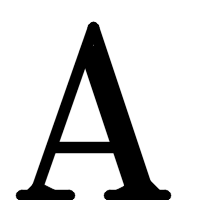
#> input picture data/data10/A0.png, 200 x 200 px
$ python NS_Hopfield.py
#> lines starting #> are read from the running program, lines starting #| are printed output that depends on the picture; after the words box and inside, x2 and y2 are one past the last pixel; in counts of white or black regions, pixels touching at a corner belong together
import numpy as np
import matplotlib.pyplot as plt
import os
from PIL import Image

class HopfieldNetwork:
    def __init__(self, num_neurons):
        self.num_neurons = num_neurons
        self.weights = np.zeros((num_neurons, num_neurons))

    def train(self, patterns):
        """Train the Hopfield network using Hebbian learning."""
        num_patterns = len(patterns)
        for p in patterns:
            p = p.reshape(-1, 1)  # Convert pattern to column vector
            self.weights += np.dot(p, p.T)
        # Remove self-connections
        np.fill_diagonal(self.weights, 0)

    # [12 lines of commented-out code are left out]
    def predict(self, input_pattern, max_iterations=10):
        """Predict the output for a given input pattern."""
        input_pattern = input_pattern.copy()

        print("Initial pattern:")
        self.display_pattern(input_pattern)  # Показываем начальное состояние

        for iteration in range(max_iterations):
            prev_pattern = input_pattern.copy()
            for i in range(self.num_neurons):
                input_sum = np.dot(self.weights[i], input_pattern)
                input_pattern[i] = 1 if input_sum > 0 else -1
                if (( i + 1) % 100 ==0):
                    print(f"\nIteration {i + 1}:")
                    self.display_pattern(input_pattern)  # Показываем состояние после итерации

            # Если паттерн стабилизировался, выходим
            if np.array_equal(input_pattern, prev_pattern):
                print(f"\nPattern stabilized at iteration {iteration + 1}")
                break

        return input_pattern

    def convert_image_to_pattern(self, image_path):
        """Convert an image to a binary pattern."""
#> called with image_path = 'data/data10/A0.png'
        image = Image.open(image_path).convert('L')
#> image is the input picture: PIL image 200x200 L; min 0, max 255, mean 204.5
        image = image.resize((28, 28))  # Ensure the image size is 28x28
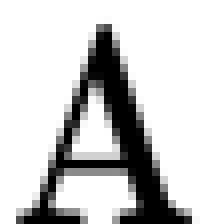
#> image: PIL image 28x28 L (shown 8 times larger); min 0, max 255, mean 204.3
        pattern = np.array(image).flatten()
#> pattern = 784 values, max 255 at index 0, min 0 at index 125, mean 204.3
        # Normalize to +1 and -1
        pattern = np.where(pattern > 128, 1, -1)
#> pattern = 784 values, max 1 at index 0, min -1 at index 96, mean 0.622
        return pattern

    def display_pattern(self, pattern):
        """Display the pattern as an image."""
        pattern = pattern.reshape(28, 28)
        plt.imshow(pattern, cmap='gray')
        plt.show()

# Load sample images (ensure they are in the correct format and path)
letter_images = {
    'A': ['data/data10/A0.png'],
    'B': ['data/data10/B0.png'],
    'C': ['data/data10/C0.png'],
}

# Initialize the Hopfield network with enough neurons
num_neurons = 28 * 28  # 784 neurons for 28x28 image
hopfield = HopfieldNetwork(num_neurons)

# Train the network on the patterns
patterns = []
for letter, images in letter_images.items():
    for img_path in images:
        pattern = hopfield.convert_image_to_pattern(img_path)
        patterns.append(pattern)
#> pass 2 of the loop `for letter, images in letter_images.items():`:
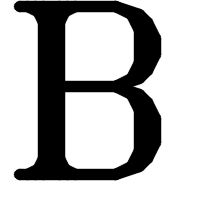
#> input picture data/data10/B0.png, 200 x 200 px
#> in convert_image_to_pattern, image is the input picture: PIL image 200x200 L; min 0, max 255, mean 179.5
#> in convert_image_to_pattern (call 2), `image = image.resize((28, 28))`:
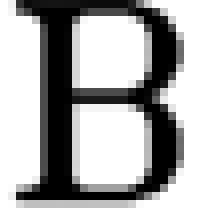
#> image: PIL image 28x28 L (shown 8 times larger); min 0, max 255, mean 179
#> in convert_image_to_pattern (call 2), `pattern = np.array(image).flatten()`: pattern = 784 values, max 255 at index 0, min 0 at index 33, mean 179
#> in convert_image_to_pattern (call 2), `pattern = np.where(pattern > 128, 1, -1)`: pattern = 784 values, max 1 at index 0, min -1 at index 2, mean 0.395
#> pass 3 of the loop `for letter, images in letter_images.items():`:
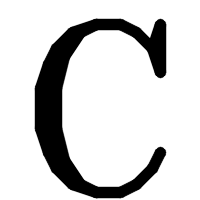
#> input picture data/data10/C0.png, 200 x 200 px
#> in convert_image_to_pattern, image is the input picture: PIL image 200x200 L; min 0, max 255, mean 209.9
#> in convert_image_to_pattern (call 3), `image = image.resize((28, 28))`:
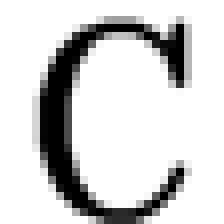
#> image: PIL image 28x28 L (shown 8 times larger); min 0, max 255, mean 209.6
#> in convert_image_to_pattern (call 3), `pattern = np.array(image).flatten()`: pattern = 784 values, max 255 at index 0, min 0 at index 97, mean 209.6
#> in convert_image_to_pattern (call 3), `pattern = np.where(pattern > 128, 1, -1)`: pattern = 784 values, max 1 at index 0, min -1 at index 95, mean 0.651
hopfield.train(np.array(patterns))
#> in train, `num_patterns = len(patterns)`: num_patterns = 3
#> the loop in train, `for p in patterns:` made 3 passes
#> pass 1, in train, `self.weights += np.dot(p, p.T)`:
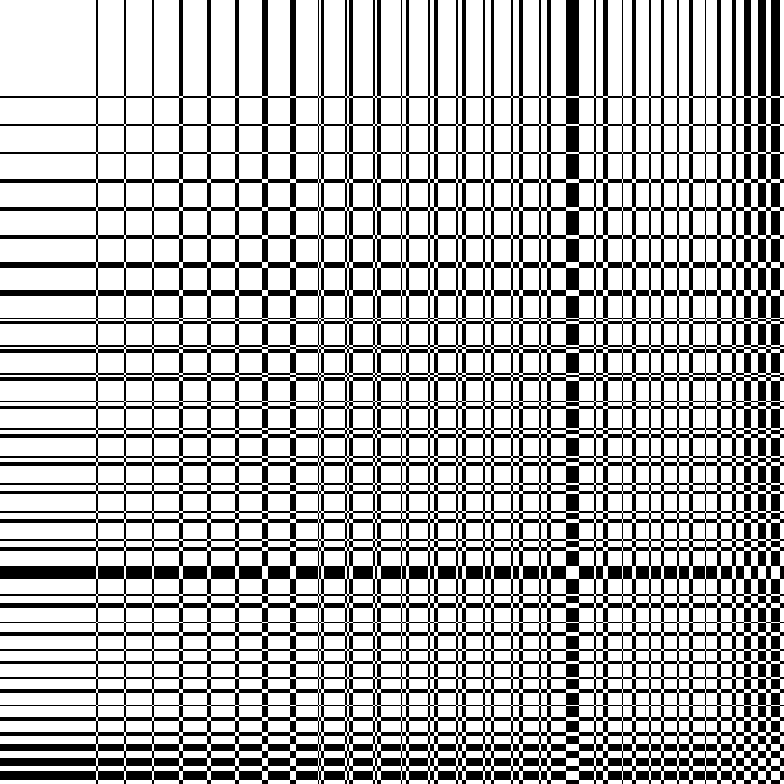
#> self.weights: shape (784, 784) float64; values -1 (black) and 1 (white), 69.4% white; 1 black region, box (x1, y1, x2, y2) and area: (0, 0, 784, 784) 188256
#> pass 2, in train, `self.weights += np.dot(p, p.T)`:
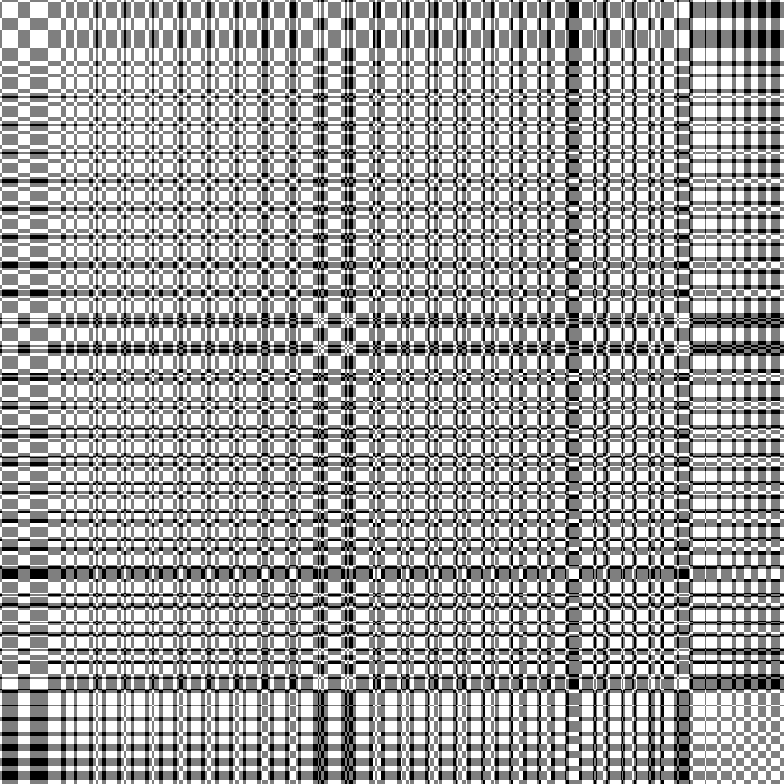
#> self.weights: shape (784, 784) float64; min -2, max 2, mean 0.544; drawn with min black and max white
#> pass 3, in train, `self.weights += np.dot(p, p.T)`:
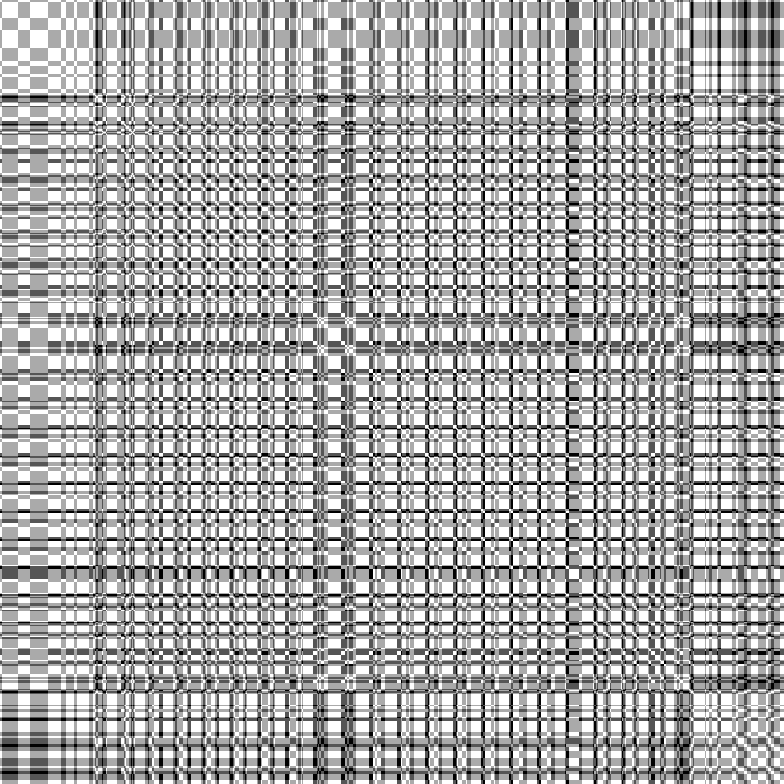
#> self.weights: shape (784, 784) float64; min -3, max 3, mean 0.967; drawn with min black and max white
#> in train, `np.fill_diagonal(self.weights, 0)`:
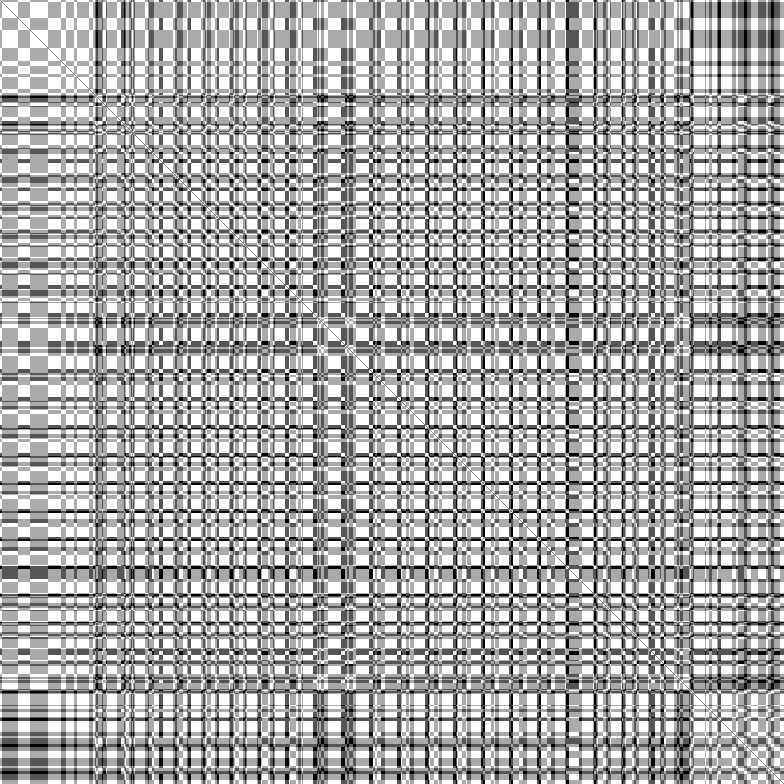
#> self.weights: shape (784, 784) float64; 0.13% of pixels changed, all inside (x1, y1, x2, y2) = (0, 0, 784, 784); drawn with min black and max white

# Test the network with a noisy image
test_image = 'data/data11/А1.png'
noisy_pattern = hopfield.convert_image_to_pattern(test_image)
#> (the run stopped early here; a loop or call above may not have finished)
